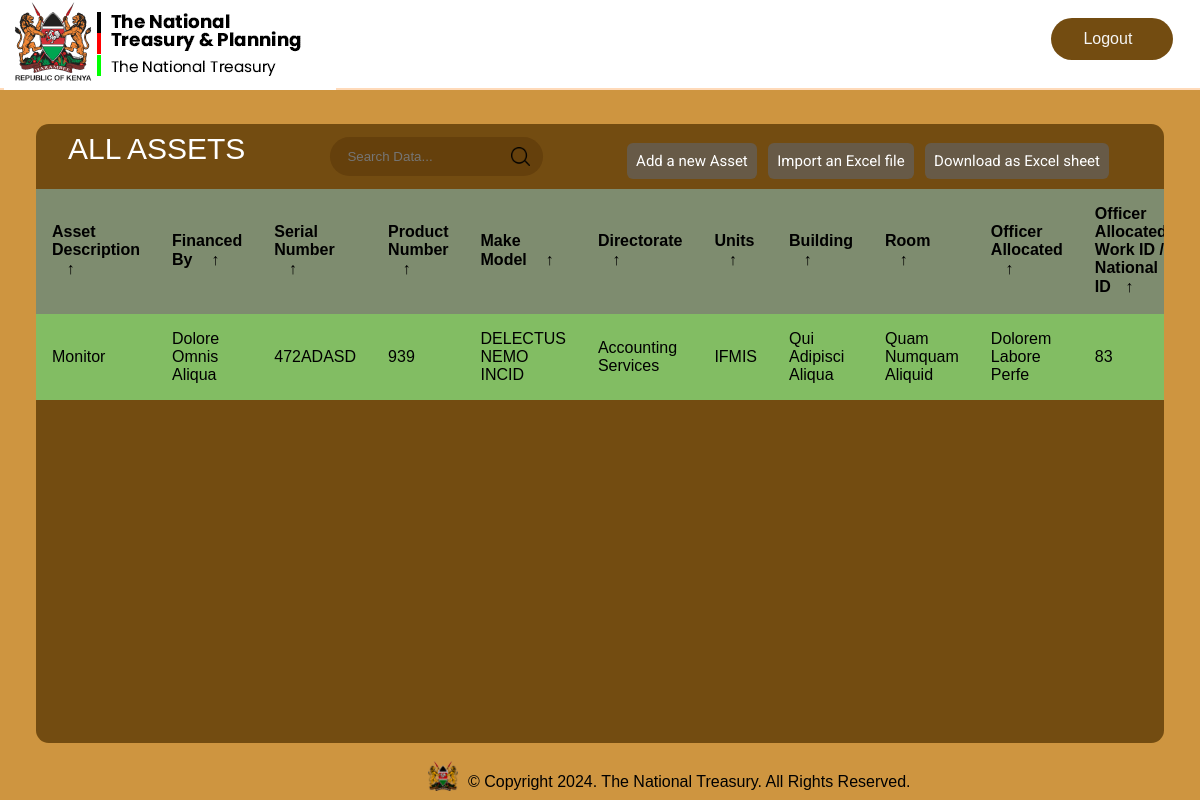
Screenshot of / (signed in) with the database file from the repository.
### inventory/models.py (models this page shows, shortened)
class Asset(db.Model):
    idassets = db.Column(db.Integer, primary_key=True)
    asset_description = db.Column(db.Text, nullable=False)
    financed_by = db.Column(db.Text, default="N/A")
    serial_number = db.Column(db.Text, nullable=False, unique=True)
    product_number = db.Column(db.Text, nullable=False)
    make_model = db.Column(db.Text, nullable=False)
    directorate = db.Column(db.Text, nullable=False)
    units = db.Column(db.Text, nullable=False)
    building = db.Column(db.Text, nullable=False)
    room = db.Column(db.Integer, nullable=False)
    officer_allocated = db.Column(db.Text, default="N/A")
    officer_contact_info = db.Column(db.Text, default="0")
    state = db.Column(db.Text, nullable=False)
    recorded_by = db.Column(db.Text, nullable=False)

### inventory/routes.py (the view)
@app.route("/")
def index():
    assets = Asset.query.all()
    return render_template("index.html", assets=assets)

### inventory/models.py (called while the page is built)
@login_manager.user_loader
def load_user(user_id):
    return User.query.get(int(user_id))

### inventory/templates/index.html (shortened to what this page needs)
{% extends "base.html" %}
{% if current_user.is_authenticated %}
{% block head %}
{{ super() }}
<link rel="stylesheet" href="{{ url_for('static', filename='css/assets_table.css') }}">
{% endblock head %}
{% endif %}
{% block navlinks %}
	{%if current_user.is_authenticated%}
			{% if not current_user.is_oauth_user %}
				<a href="{{url_for('profile')}}" class="links signup">Account</a>
				<a href="{{url_for('logout')}}" class="links login">Logout</a>
			{% else %}
				<a href="{{url_for('logout')}}" class="links login">Logout</a>
			{% endif %}
	{% else %}
		<a href="{{url_for('register')}}" class="links signup">Sign up</a>
		<a href="{{url_for('login')}}" class="links login">Login</a>
	{% endif %}
{% endblock navlinks %}
{% block body %}
{% if not current_user.is_authenticated %}
<div class="heading" style="background-color: rgb(115,76,17)">
	<h2>INVENTORY MANAGEMENT SYSTEM</h2>
</div> <br><br>
<div class="parent">
	<div class="child1">
		<p>The  <b> National Treasury Inventory Management System </b>
			is your comprehensive solution for managing and safeguarding the assets of our nation's treasury.
			Our state-of-the-art platform ensures efficient, secure, and transparent handling of inventory,
			providing a seamless experience for all users.</p>
		<div class="register-login-btns">
			<a href="{{ url_for('register') }}" class="hero-section-btn" role="button"><span class="text">Get Started</span></a>
			<a href="{{ url_for('login') }}" class="hero-section-btn" role="button"><span class="text">Log In</span></a>
		</div>
	</div>
	<div class="child2">
		<img src="{{url_for('static', filename='assets/images/hero.jpeg')}}" alt="">
	</div>
</div>
{% else %}
<div class="main">
    <main class="table" id="customers_table">
        <section class="table__header">
            <a href="{{ url_for('index') }}" class="all-assets-btn" ><h1>All Assets</h1></a>
            <div class="input-group">
                <input type="search" placeholder="Search Data...">
		<img src="{{ url_for('static', filename='assets/images/search.png') }}" alt="">
            </div>
	    <div class="table-links">
		<a href="{{ url_for('create_assets') }}" class="add-asset-link">Add a new Asset</a>
		<button id="import-excel-btn" class="import-excel">Import an Excel file</button>
		<button id="toEXCEL" class="export-excel">Download as
			Excel sheet</button>
	    </div>
        </section>
        <section class="table__body">
            <table>
                <thead>
                    <tr>
                        <th> Asset Description <span class="icon-arrow">&UpArrow;</span></th>
                        <th> Financed by <span class="icon-arrow">&UpArrow;</span></th>
                        <th> Serial Number <span class="icon-arrow">&UpArrow;</span></th>
                        <th> Product Number<span class="icon-arrow">&UpArrow;</span></th>
                        <th> Make Model <span class="icon-arrow">&UpArrow;</span></th>
                        <th> Directorate <span class="icon-arrow">&UpArrow;</span></th>
                        <th> Units <span class="icon-arrow">&UpArrow;</span></th>
                        <th> Building <span class="icon-arrow">&UpArrow;</span></th>
                        <th> Room <span class="icon-arrow">&UpArrow;</span></th>
                        <th> Officer Allocated <span class="icon-arrow">&UpArrow;</span></th>
                        <th> Officer Allocated Work ID / National ID<span class="icon-arrow">&UpArrow;</span></th>
                    </tr>
                </thead>
                <tbody>
					{% for asset in assets %}
					<tr>
						<td>{{ asset.asset_description }}</td>
						<td>{{ asset.financed_by }}</td>
						<td>{{ asset.serial_number }}</td>
						<td>{{ asset.product_number }}</td>
						<td>{{ asset.make_model }}</td>
						<td>{{ asset.directorate }}</td>
						<td>{{ asset.units }}</td>
						<td>{{ asset.building }}</td>
						<td>{{ asset.room }}</td>
						<td>{{ asset.officer_allocated }}</td>
						<td>{{ asset.officer_contact_info }}</td>
					</tr>
						{% endfor %}
                </tbody>
            </table>
        </section>
    </main>
	{% endif %}
{% endblock body %}

### inventory/static/css/style.css (style rules this page uses)
* { margin: 0; padding: 0; box-sizing: border-box; color-scheme: light; @import url('https://fonts.googleapis.com/css2?family=Roboto+Mono:ital,wght@0,100..700;1,100..700&display=swap'); }
body { display: flex; flex-direction: column; height: 100%; background-color: #ce9540; }
.links { padding: 12px; display: flex; align-items: center; gap: 32px; border-radius: 34px; margin-bottom: 8px; }
.links>a { text-decoration: none; color: whitesmoke; width: 7.6em; }
.login { background-color: #734C11; margin-left: -72px; padding-left: 32px; }
.main { display: flex; flex-direction: column; align-items: center; }

### inventory/static/css/assets_table.css (style rules this page uses)
section { background-color: #734c11; }
body { display: flex; flex-direction: column; height: 100%; background-color: #ce9540; }
.all-assets-btn { text-decoration: none; }
.table-links { margin-top: 20px; margin-right: 16px; }
.table-links>* { padding: 9px; background-color: #675a47; margin-right: 7px; margin-bottom: 12px; color: #fff; font-family: 'Roboto', sans-serif; font-size: 15px; border-radius: 6px; appearance: none; border: none }
.add-asset-link { text-decoration: none; }
h1 { font-size: 30px; color: #fff; text-transform: uppercase; font-weight: 300; text-align: center; margin-bottom: 15px; }
* { margin: 0; padding: 0; box-sizing: border-box; font-family: sans-serif; }
td, th { width: 200px; }
main.table { width: 94%; margin: 34px 0px; background-color: #734c11; height: calc(90vh - 101px); backdrop-filter: blur(7px); border-radius: .8rem; overflow: auto; }
tbody { background: #82bd63; }
td { width: 400px; }
.table__header { width: 100%; height: 65px; padding: .8rem 2rem; display: flex; justify-content: space-between; align-items: center; }
.table__header .input-group { width: 20%; height: 100%; background-color: #4a270455; padding: 0 .8rem; border-radius: 2rem; display: flex; justify-content: center; align-items: center; transition: .2s; }
.table__header .input-group img { width: 1.2rem; height: 1.2rem; }
.table__header .input-group input { width: 100%; padding: 0 .5rem 0 .3rem; background-color: transparent; border: none; outline: none; }
table { width: 100%; }
table, th, td { border-collapse: collapse; padding: 1rem; text-align: left; }
thead th { position: sticky; top: 0; left: 0; background-color: #87bbb494; cursor: pointer; text-transform: capitalize; }
tbody tr { --delay: .1s; transition: .5s ease-in-out var(--delay), background-color 0s; }
tbody tr td, tbody tr td p, tbody tr td img { transition: .2s ease-in-out; }
thead th span.icon-arrow { display: inline-block; width: 1.3rem; height: 1.3rem; border-radius: 50%; border: 1.4px solid transparent; text-align: center; font-size: 1rem; margin-left: .5rem; transition: .2s ease-in-out; }

### rows the page displays
Asset: asset_description "Monitor", financed_by "Dolore Omnis Aliqua", serial_number "472ADASD", product_number "939", make_model "DELECTUS NEMO INCID", directorate "Accounting Services", units "IFMIS", building "Qui Adipisci Aliqua", room "Quam Numquam Aliquid", officer_allocated "Dolorem Labore Perfe", officer_contact_info "83"
